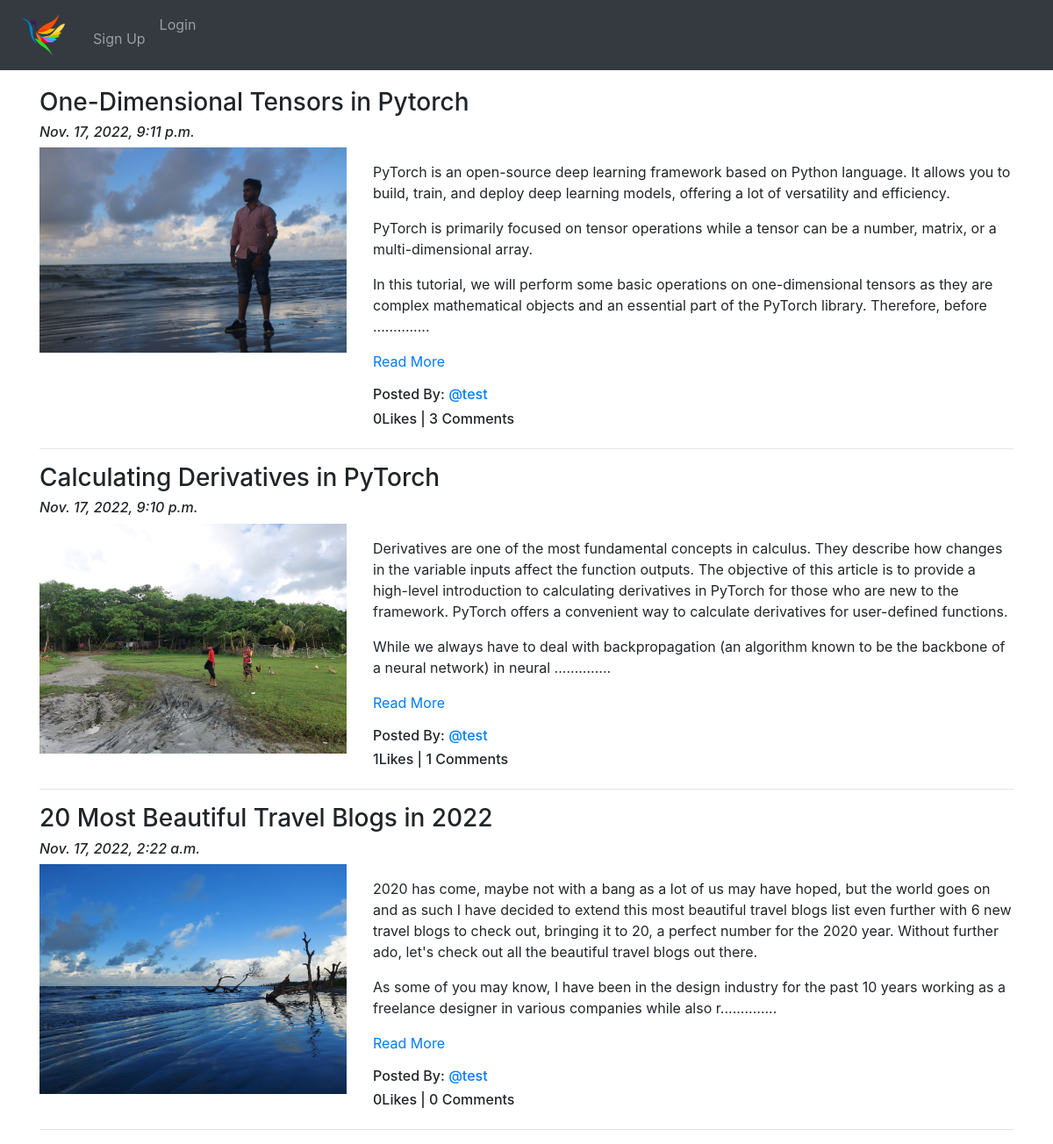
Screenshot of /blog/ with the database file from the repository.
### App_Blog/models.py (models this page shows, shortened)
class Blog(models.Model):
    author = models.ForeignKey(User,on_delete=models.CASCADE, related_name='post_author')
    blog_title = models.CharField(max_length=264, verbose_name="Put a Title")
    slug = models.SlugField(max_length=264, unique= True)
    blog_content = models.TextField(verbose_name="what is on your mind?")
    blog_image= models.ImageField(upload_to='blog_images',verbose_name= "Image")
    pubish_date = models.DateTimeField(auto_now_add = True, verbose_name = "Image")
    update_date = models.DateTimeField(auto_now=True)
    class Meta:
        ordering = ('-pubish_date',)

### App_Blog/views.py (the view)
# urls.py: path('',views.BlogList.as_view(),name='blog_list'),
class BlogList(ListView):
    context_object_name= 'blogs'
    model = Blog
    template_name= 'App_Blog/blog_list.html'

### App_Blog/templatetags/custom_filters.py (called while the page is built)
def range_filter(value):
    return value[0:500] + ".............."

### templates/App_Blog/blog_list.html (shortened to what this page needs)
{% extends 'base.html' %}
{% load custom_filters %}
{% block body_block %}
{% for blog in blogs %}
<h3> {{ blog.blog_title }}</h3>
<h6> <i> {{ blog.pubish_date }} </i> </h6>
<div class="row">
    <div class="col-sm-4">
     <img src="/media/{{ blog.blog_image }}" alt ="{{ blog.blog_title }}" title = " {{ blog.blog_title }} " width ="100%">
    </div>
    <div class="col-sm-8">
        <p>{{blog.blog_content|range_filter|linebreaks}}<a href="{% url 'App_Blog:blog_details' slug=blog.slug %}"> Read More</p></a>
        <h6> Posted By: <a href="#"> @{{ blog.author }}</a></h6>
        <h6> {{blog.liked_blog.count}}Likes | {{blog.blog_comment.count}} Comments </h6>
    </div>
</div>
<hr>
{% endfor %}
{% endblock body_block %}

### rows the page displays
Blog: blog_title "One-Dimensional Tensors in Pytorch", pubish_date "Nov. 17, 2022, 9:11 p.m.", blog_image (picture), blog_content|range_filter "PyTorch is an open-source deep learning framework based on Python language. It allows you to build, train, and deploy deep learning models, offering a lot of versatility and efficiency. PyTorch is primarily focused on tensor operations while a tensor can be a number, matrix, or a multi-dimensional array. In this tutorial, we will perform some basic operations on one-dimensional tensors as they are complex mathematical objects and an essential part of the PyTorch library. Therefore, before ..............", author "test", liked_blog.count "0", blog_comment.count "3"
Blog: blog_title "Calculating Derivatives in PyTorch", pubish_date "Nov. 17, 2022, 9:10 p.m.", blog_image (picture), blog_content|range_filter "Derivatives are one of the most fundamental concepts in calculus. They describe how changes in the variable inputs affect the function outputs. The objective of this article is to provide a high-level introduction to calculating derivatives in PyTorch for those who are new to the framework. PyTorch offers a convenient way to calculate derivatives for user-defined functions. While we always have to deal with backpropagation (an algorithm known to be the backbone of a neural network) in neural ..............", author "test", liked_blog.count "1", blog_comment.count "1"
Blog: blog_title "20 Most Beautiful Travel Blogs in 2022", pubish_date "Nov. 17, 2022, 2:22 a.m.", blog_image (picture), blog_content|range_filter "2020 has come, maybe not with a bang as a lot of us may have hoped, but the world goes on and as such I have decided to extend this most beautiful travel blogs list even further with 6 new travel blogs to check out, bringing it to 20, a perfect number for the 2020 year. Without further ado, let's check out all the beautiful travel blogs out there. As some of you may know, I have been in the design industry for the past 10 years working as a freelance designer in various companies while also r..............", author "test", liked_blog.count "0", blog_comment.count "0"
